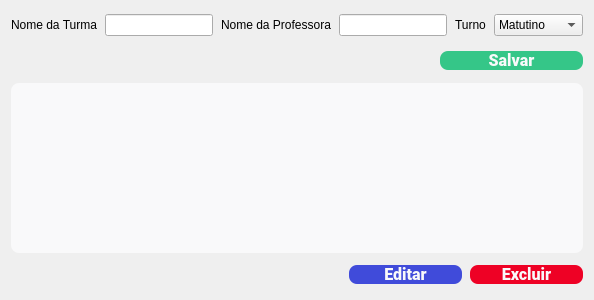
            <widget class="QWidget" name="tab_turmas">
             <attribute name="title">
              <string>Turmas</string>
             </attribute>
             <layout class="QVBoxLayout" name="verticalLayout_7">
              <item>
               <widget class="QFrame" name="container_turmas">
                <property name="styleSheet">
                 <string notr="true">#container_turmas {
	padding: 0;
}</string>
                </property>
                <layout class="QVBoxLayout" name="verticalLayout_5" stretch="1,1,6,1">
                 <property name="spacing">
                  <number>8</number>
                 </property>
                 <property name="leftMargin">
                  <number>0</number>
                 </property>
                 <property name="topMargin">
                  <number>0</number>
                 </property>
                 <property name="rightMargin">
                  <number>0</number>
                 </property>
                 <property name="bottomMargin">
                  <number>0</number>
                 </property>
                 <item>
                  <widget class="QFrame" name="turma_line1_2">
                   <property name="cursor">
                    <cursorShape>ArrowCursor</cursorShape>
                   </property>
                   <property name="styleSheet">
                    <string notr="true">#turma_line1_2{
	padding: 0;
}

QWidget &gt; QFrame &gt; QLabel {
	border: none;
	border-radius: none;
	color: #f9f9fa;
	font-size: 12px;
	padding:0;
}

QWidget &gt; QFrame &gt; QLineEdit {
	background-color: #272944;
 	padding: 0 16px;
 	border-radius: 8px;
	color: #f9f9fa;
	height: 32px
}

QWidget &gt; QFrame &gt; QLineEdit:focus {
  border: 1px solid #f9f9fa;
  background-color: transparent;
}

QWidget &gt; QFrame &gt; QComboBox {
	background-color: #272944;
	padding: 0 16px;
	border-radius: 8px;
	color: #f9f9fa;
	height: 32px
}

QWidget &gt; QFrame &gt; QComboBox:on {
 	border: 1px solid #f9f9fa;
 	background-color: transparent;
}

QWidget &gt; QFrame &gt; QComboBox::drop-down {
	width: 16px;
	border-left-width: 1px;
	border-left-color: darkgray;
	border-left-style: solid;
}

QWidget &gt; QFrame &gt; QComboBox  QAbstractItemView {
	padding: 0;
 	background-color: transparent;
	color: #f9f9fa
}</string>
                   </property>
                   <layout class="QHBoxLayout" name="turma_line1" stretch="0,4,0,4,0,2">
                    <property name="spacing">
                     <number>8</number>
                    </property>
                    <property name="leftMargin">
                     <number>0</number>
                    </property>
                    <property name="topMargin">
                     <number>0</number>
                    </property>
                    <property name="rightMargin">
                     <number>0</number>
                    </property>
                    <property name="bottomMargin">
                     <number>0</number>
                    </property>
                    <item>
                     <widget class="QLabel" name="label_20">
                      <property name="font">
                       <font>
                        <family>Segoe UI</family>
                        <pointsize>9</pointsize>
                        <italic>false</italic>
                        <bold>false</bold>
                       </font>
                      </property>
                      <property name="styleSheet">
                       <string notr="true">font: 9pt &quot;Segoe UI&quot;;</string>
                      </property>
                      <property name="text">
                       <string>Nome da Turma</string>
                      </property>
                     </widget>
                    </item>
                    <item>
                     <widget class="QLineEdit" name="line_turma"/>
                    </item>
                    <item>
                     <widget class="QLabel" name="label_21">
                      <property name="font">
                       <font>
                        <family>Segoe UI</family>
                        <pointsize>9</pointsize>
                        <italic>false</italic>
                        <bold>false</bold>
                       </font>
                      </property>
                      <property name="styleSheet">
                       <string notr="true">font: 9pt &quot;Segoe UI&quot;;</string>
                      </property>
                      <property name="text">
                       <string>Nome da Professora</string>
                      </property>
                     </widget>
                    </item>
                    <item>
                     <widget class="QLineEdit" name="line_professora"/>
                    </item>
                    <item>
                     <widget class="QLabel" name="label_22">
                      <property name="font">
                       <font>
                        <family>Segoe UI</family>
                        <pointsize>9</pointsize>
                        <italic>false</italic>
                        <bold>false</bold>
                       </font>
                      </property>
                      <property name="styleSheet">
                       <string notr="true">font: 9pt &quot;Segoe UI&quot;;</string>
                      </property>
                      <property name="text">
                       <string>Turno</string>
                      </property>
                     </widget>
                    </item>
                    <item>
                     <widget class="QComboBox" name="combo_turno">
                      <item>
                       <property name="text">
                        <string>Matutino</string>
                       </property>
                      </item>
                      <item>
                       <property name="text">
                        <string>Vespertino</string>
                       </property>
                      </item>
                     </widget>
                    </item>
                   </layout>
                  </widget>
                 </item>
                 <item>
                  <widget class="QFrame" name="turma_line2_2">
                   <property name="styleSheet">
                    <string notr="true">#turma_line2_2{
	padding: 0;
}</string>
                   </property>
                   <layout class="QHBoxLayout" name="turma_line2" stretch="6,2">
                    <property name="spacing">
                     <number>8</number>
                    </property>
                    <property name="leftMargin">
                     <number>0</number>
                    </property>
                    <property name="topMargin">
                     <number>0</number>
                    </property>
                    <property name="rightMargin">
                     <number>0</number>
                    </property>
                    <property name="bottomMargin">
                     <number>0</number>
                    </property>
                    <item>
                     <spacer name="horizontalSpacer_4">
                      <property name="orientation">
                       <enum>Qt::Horizontal</enum>
                      </property>
                      <property name="sizeHint" stdset="0">
                       <size>
                        <width>40</width>
                        <height>20</height>
                       </size>
                      </property>
                     </spacer>
                    </item>
                    <item>
                     <widget class="QPushButton" name="pushButton_turma_salvar">
                      <property name="font">
                       <font>
                        <family>Roboto Black</family>
                        <pointsize>12</pointsize>
                        <bold>true</bold>
                       </font>
                      </property>
                      <property name="styleSheet">
                       <string notr="true">QPushButton {
	background-color: #35c688;
	padding: 0.5em 2em;
	color: #f9f9fa;
	font-weight: 700;
	border-radius: 8px;
}

QPushButton:hover {
	background-color: #272944;
	color: #f9f9fa;
	border: 2px solid #35c688;
}</string>
                      </property>
                      <property name="text">
                       <string>Salvar</string>
                      </property>
                     </widget>
                    </item>
                   </layout>
                  </widget>
                 </item>
                 <item>
                  <widget class="QFrame" name="turma_line3_2">
                   <property name="styleSheet">
                    <string notr="true">#turma_line3_2 {
	padding: 0;
}</string>
                   </property>
                   <layout class="QHBoxLayout" name="turma_line3">
                    <property name="spacing">
                     <number>8</number>
                    </property>
                    <property name="leftMargin">
                     <number>0</number>
                    </property>
                    <property name="topMargin">
                     <number>0</number>
                    </property>
                    <property name="rightMargin">
                     <number>0</number>
                    </property>
                    <property name="bottomMargin">
                     <number>0</number>
                    </property>
                    <item>
                     <widget class="QTableWidget" name="tableWidget_2">
                      <property name="styleSheet">
                       <string notr="true">QTableWidget {
    background-color: #f9f9fa;
	border-radius: 8px;
}

QHeaderView::section {
    background-color: #f9f9fa;
	margin: 0;
}</string>
                      </property>
                     </widget>
                    </item>
                   </layout>
                  </widget>
                 </item>
                 <item>
                  <widget class="QFrame" name="turma_line4_2">
                   <property name="styleSheet">
                    <string notr="true">#turma_line4_2 {
	padding: 0;
}</string>
                   </property>
                   <layout class="QHBoxLayout" name="turma_line4" stretch="6,2,2">
                    <property name="spacing">
                     <number>8</number>
                    </property>
                    <property name="leftMargin">
                     <number>0</number>
                    </property>
                    <property name="topMargin">
                     <number>0</number>
                    </property>
                    <property name="rightMargin">
                     <number>0</number>
                    </property>
                    <property name="bottomMargin">
                     <number>0</number>
                    </property>
                    <item>
                     <spacer name="horizontalSpacer_5">
                      <property name="orientation">
                       <enum>Qt::Horizontal</enum>
                      </property>
                      <property name="sizeHint" stdset="0">
                       <size>
                        <width>40</width>
                        <height>20</height>
                       </size>
                      </property>
                     </spacer>
                    </item>
                    <item>
                     <widget class="QPushButton" name="pushButton_3">
                      <property name="font">
                       <font>
                        <family>Roboto Black</family>
                        <pointsize>12</pointsize>
                        <bold>true</bold>
                       </font>
                      </property>
                      <property name="styleSheet">
                       <string notr="true">QPushButton {
	background-color: #404bda;
	padding: 0.5em 2em;
	color: #f9f9fa;
	font-weight: 700;
	border-radius: 8px;
}

QPushButton:hover {
	background-color: #272944;
	color: #f9f9fa;
	border: 2px solid #404bda;
}</string>
                      </property>
                      <property name="text">
                       <string>Editar</string>
                      </property>
                     </widget>
                    </item>
                    <item>
                     <widget class="QPushButton" name="pushButton_2">
                      <property name="font">
                       <font>
                        <family>Roboto Black</family>
                        <pointsize>12</pointsize>
                        <bold>true</bold>
                       </font>
                      </property>
                      <property name="styleSheet">
                       <string notr="true">QPushButton {
	background-color: #ee0125;
	padding: 0.5em 2em;
	color: #f9f9fa;
	font-weight: 700;
	border-radius: 8px;
}

QPushButton:hover {
	background-color: #272944;
	color: #f9f9fa;
	border: 2px solid #ee0125;
}</string>
                      </property>
                      <property name="text">
                       <string>Excluir</string>
                      </property>
                     </widget>
                    </item>
                   </layout>
                  </widget>
                 </item>
                </layout>
               </widget>
              </item>
             </layout>
            </widget>
